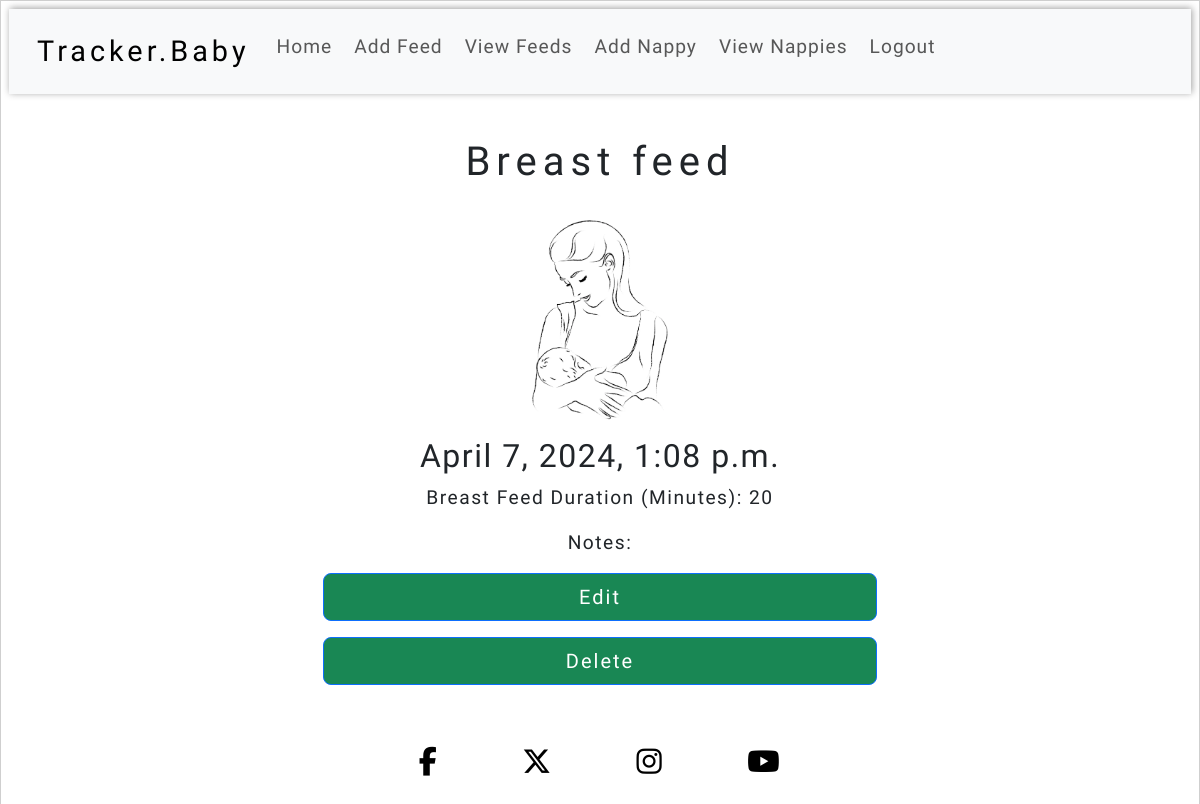
Page /feeds/6/ (signed in) on the committed database.
### feeds/models.py (models this page shows, shortened)
class Feed(models.Model):
    FEED_TYPE = (
        ("formula", "Formula"),
        ("breast", "Breast"),
    )
    user = models.ForeignKey(User, on_delete=models.CASCADE, related_name="feeds_list")
    date_and_time = models.DateTimeField()
    feed_type = models.CharField(
        max_length=10, choices=FEED_TYPE, null=False, blank=False
    )
    formula_amount_ml = models.IntegerField(default=0)
    breast_feed_time_minutes = models.IntegerField(default=0)
    notes = models.CharField(max_length=200, blank=True)
    class Meta:
        ordering = ["-date_and_time"]

### feeds/views.py (the view)
# urls.py: path("<slug:pk>/", FeedDetail.as_view(), name="feed_detail"),
class FeedDetail(LoginRequiredMixin, DetailView):
    template_name = "feeds/feed_detail.html"
    model = Feed
    context_object_name = "feed"

### feeds/templates/feeds/feed_detail.html (shortened to what this page needs)
{% extends "base.html" %}
{%load static %}
{% block content %}
<div class="container">
    <div class="detail-view-info mt-3 p-1">
        <div class="detail-view-detail">
            <h1 class="detail-view-title text-center p-2 d-block page-title">{{feed.feed_type|title}} feed</h1>
            <div class="feed-img">
                {% if feed.feed_type == "breast" %}
                <img src="{% static 'images/breast-feeding.webp' %}" alt="Breast feed clipart"
                    class="detail-view-pic-breast-feed">
                {% endif %}
            </div>
            <h2 class="text-center">{{feed.date_and_time}}</h2>
            {% if feed.feed_type == "breast" %}
            <p class="detail-view-text-breast text-center">Breast Feed Duration (Minutes): {{feed.breast_feed_time_minutes}}</p>
            {% endif %}
            <p class="detail-view-text text-center">Notes: {{feed.notes}}</p>
            {% if request.user == feed.user %}
            <div class="text-center">
                <a href="{% url 'edit_feed' feed.id %}" class="btn btn-primary btn-lg authentication-button w-50 mx-3 mb-3">Edit</a>
                <a href="{% url 'delete_feed' feed.id %}" class="btn btn-primary btn-lg authentication-button w-50">Delete</a>
            </div>
            {% endif %}
        </div>
    </div>
</div>
{% endblock %}

### static/css/base.css (style rules this page uses)
:root { --title: 'Tilt Neon', sans-serif; --main-font: 'Hind', sans-serif; --small-box-shadow: 1px -1px 7px 0 #00000061; --small-box-shadow-2: 1px -1px 7px 0 #198754; border: 1px solid #00000030; }
body { display: flex; flex-direction: column; min-height: 100vh; font-family: var(--main-font); letter-spacing: 1.5px; font-size: 120%; padding: 0.5rem; }
.page-title { font-family: var(--title); letter-spacing: 6px; }
.authentication-button { background-color: #198754; letter-spacing: 2px; min-width: 40%; }
a { text-decoration: none; }
.detail-view-info { display: flex; flex-direction: column; justify-content: center; }
.detail-view-detail { display: flex; flex-direction: column; }
.feed-img { display: flex; justify-content: center; align-items: center; }
.detail-view-pic-breast-feed { width: 15%; }
@media screen and (min-width: 768px) { .detail-view-pic-breast-feed { width: 25%; } }
@media screen and (min-width: 978px) { .detail-view-pic-breast-feed { width: 15%; } }

### rows in the picture
Feed: feed_type "Breast", date_and_time "April 7, 2024, 1:08 p.m.", breast_feed_time_minutes "20"
